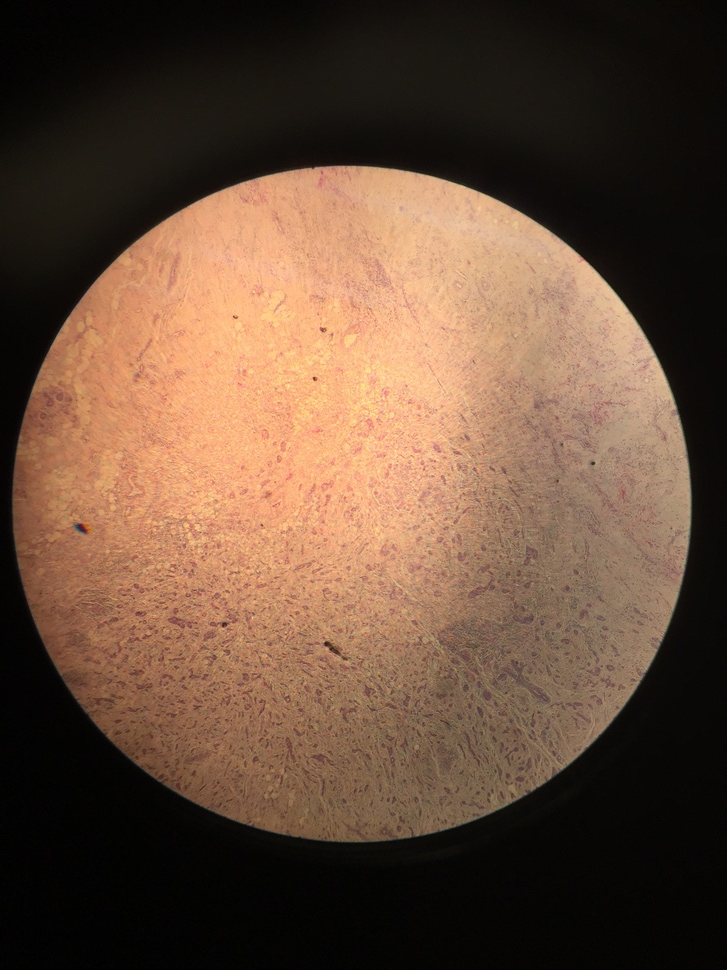
#> input picture images/Photos for Testing/Malignant/IMG_8989.JPG, 727 x 970 px, shrunk from 2448 x 3264 before the run; its folder holds only this picture in this run
$ python AutoCropper.py
#> lines starting #> are read from the running program, lines starting #| are printed output that depends on the picture; after the words box and inside, x2 and y2 are one past the last pixel; in counts of white or black regions, pixels touching at a corner belong together
import os, glob
import cv2
import numpy as np
from matplotlib import pyplot as plt

jpgImages = glob.glob("*.jpg")
pngImages = glob.glob("*.png")
images = jpgImages + pngImages

if len(images) < 1:
    print('No images to crop, program ending...')
    exit()

cwd = os.getcwd()
identifyFolder = cwd[::-1]
folder = ''

for c in identifyFolder:
    if c == '\\':
        break
    folder += c

folder = folder[::-1]

print(folder)
os.chdir('..')

folder = 'CroppedImages ' + folder

if not(os.path.isdir(folder)):
    os.mkdir(folder)
    os.chdir(folder)
else:
    os.chdir(folder)

outputDir = os.getcwd()

for imageFile in images:
    os.chdir(cwd)
    print('Found: ' + imageFile)
    image = cv2.imread(imageFile)
#> image is the input picture: shape (970, 727, 3); mean B, G, R 58, 76.1, 101.9
    image_src = image.copy()
    flat = cv2.cvtColor(image, cv2.COLOR_BGR2GRAY)
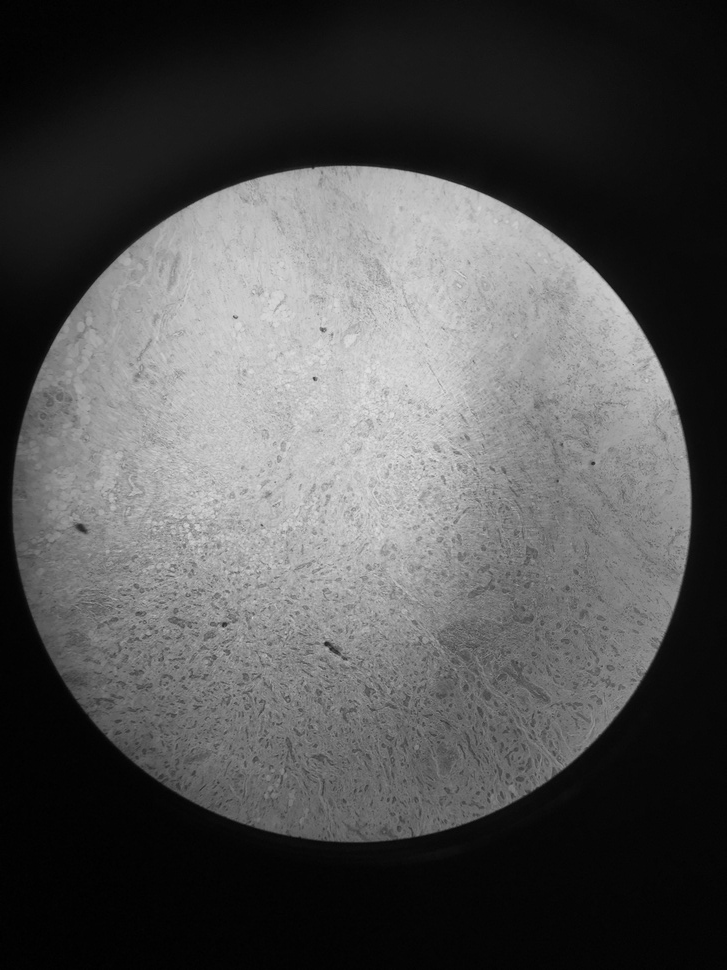
#> flat: shape (970, 727); min 0, max 230, mean 81.7
    _, thresh = cv2.threshold(flat, 40, 255, cv2.THRESH_BINARY_INV)
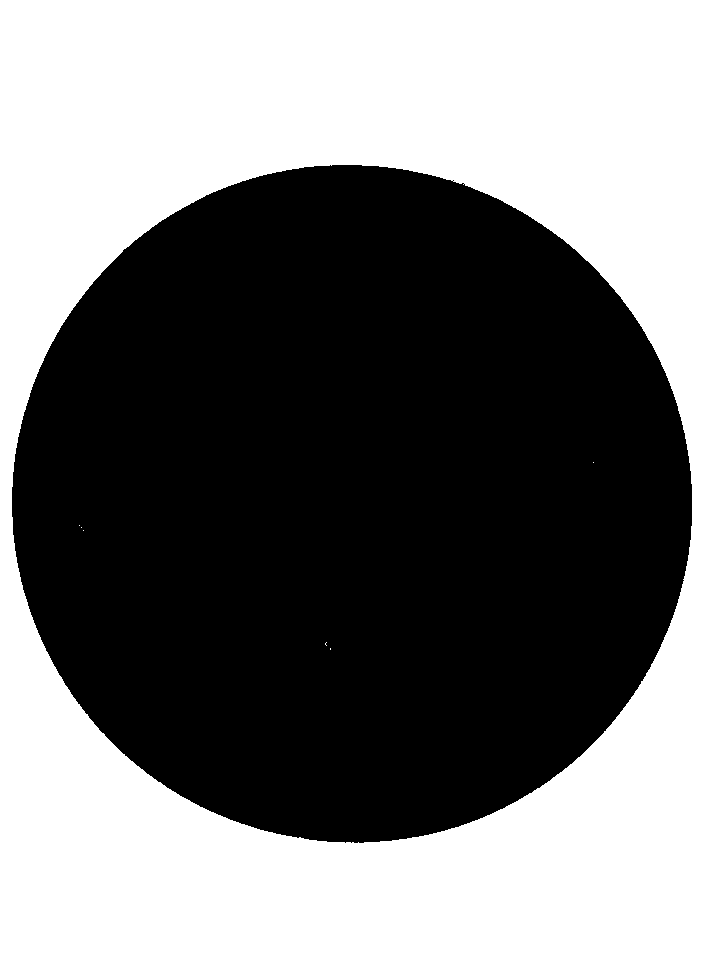
#> thresh: shape (970, 727); 48.7% white; 7 white regions (6 under 20 px), largest, box (x1, y1, x2, y2) and area: (0, 0, 727, 970) 343431
    mask = np.zeros_like(image)
    mask[:,:,0] = thresh
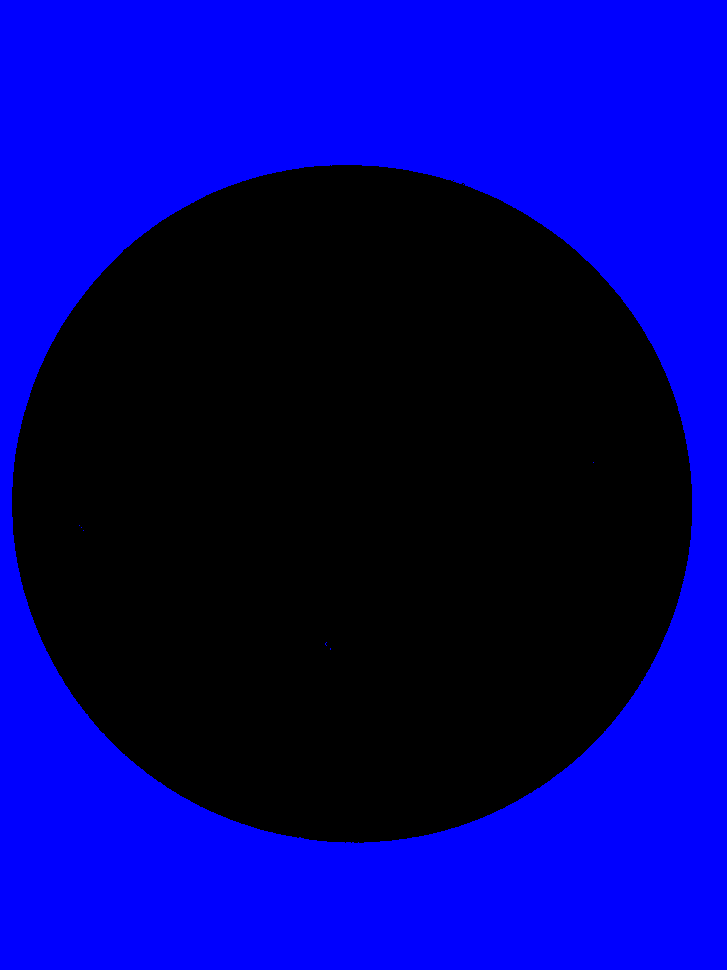
#> mask: shape (970, 727, 3); mean of channels 0, 1, 2 124.2, 0, 0; drawn as B, G, R
    mask[:,:,1] = thresh
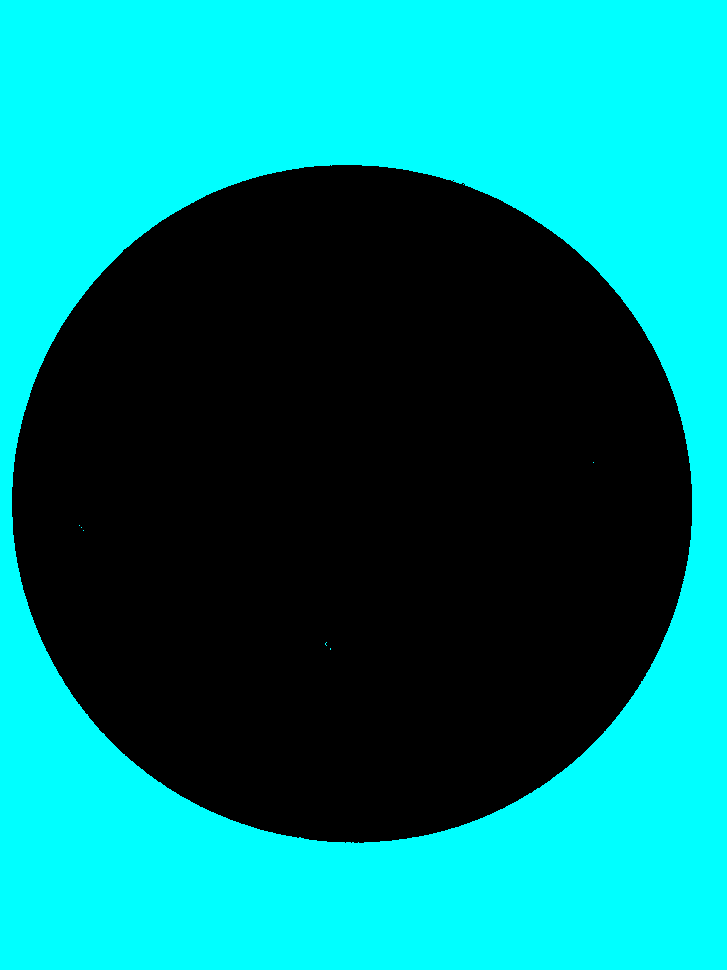
#> mask: shape (970, 727, 3); mean of channels 0, 1, 2 124.2, 124.2, 0; drawn as B, G, R
    mask[:,:,2] = thresh

    outImage = image | mask
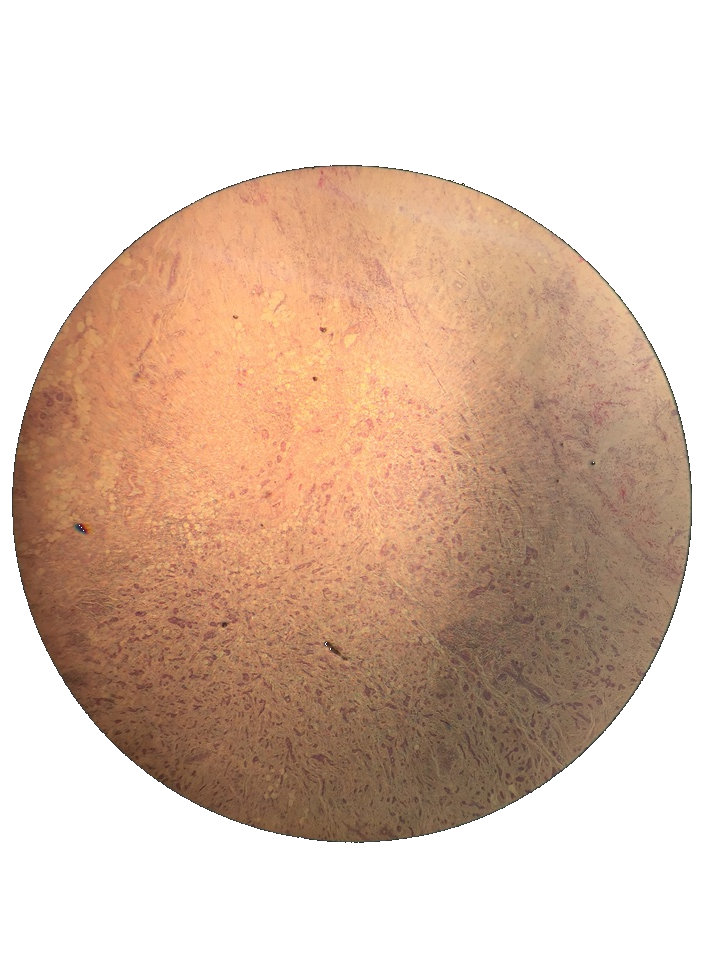
#> outImage: shape (970, 727, 3); mean B, G, R 178.4, 195.1, 220
    os.chdir(outputDir)
    cv2.imwrite(imageFile, outImage)

$ run again, on images/Photos for Testing/Malignant/IMG_8996.JPG
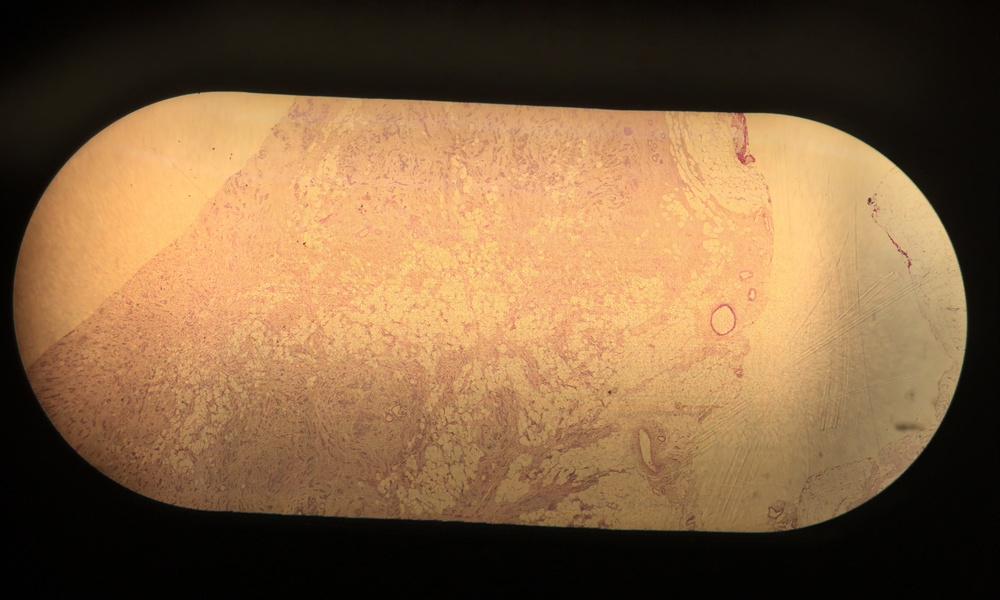
#> input picture images/Photos for Testing/Malignant/IMG_8996.JPG, 1000 x 600 px, shrunk from 5254 x 3150 before the run
#> image is the input picture: shape (600, 1000, 3); mean B, G, R 65, 97.5, 128.5
#> `_, thresh = cv2.threshold(flat, 40, 255, cv2.THRESH_BINARY_INV)`:
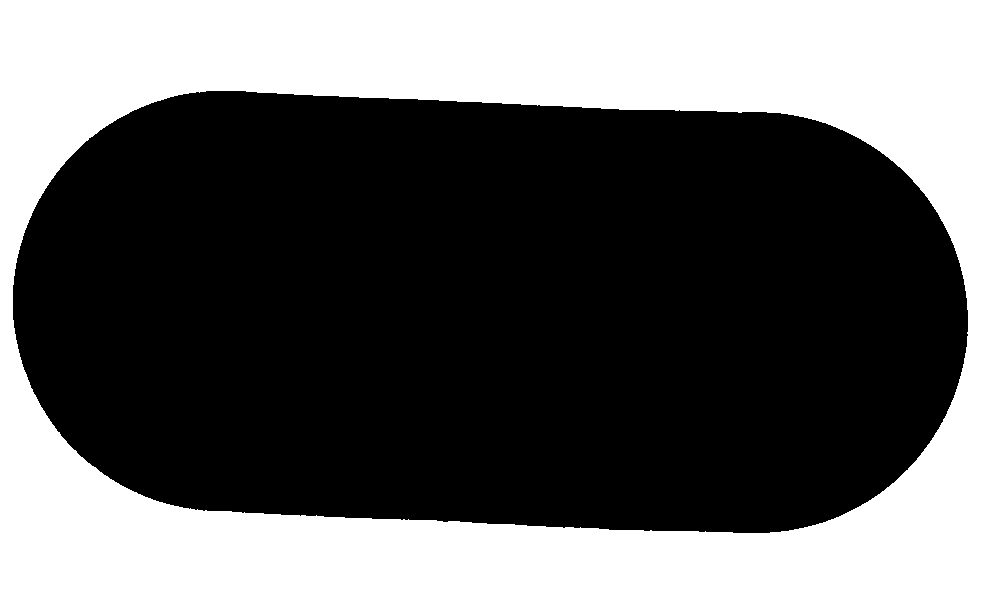
#> thresh: shape (600, 1000); 39.4% white; 1 white region, box (x1, y1, x2, y2) and area: (0, 0, 1000, 600) 236534
#> `outImage = image | mask`:
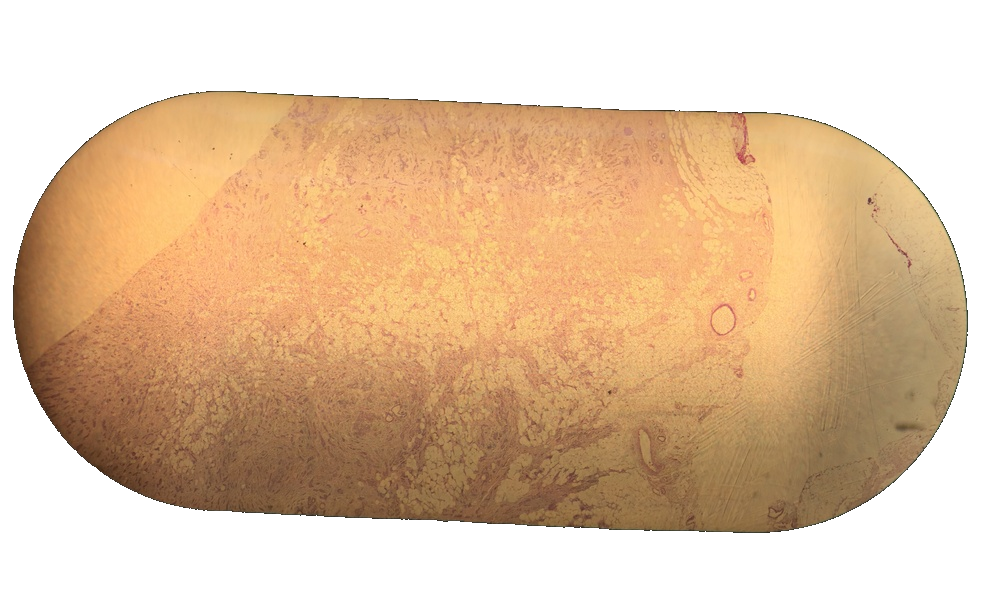
#> outImage: shape (600, 1000, 3); mean B, G, R 162.8, 193.5, 223.5

$ run again, on images/Photos for Testing/Malignant/IMG_8997.JPG
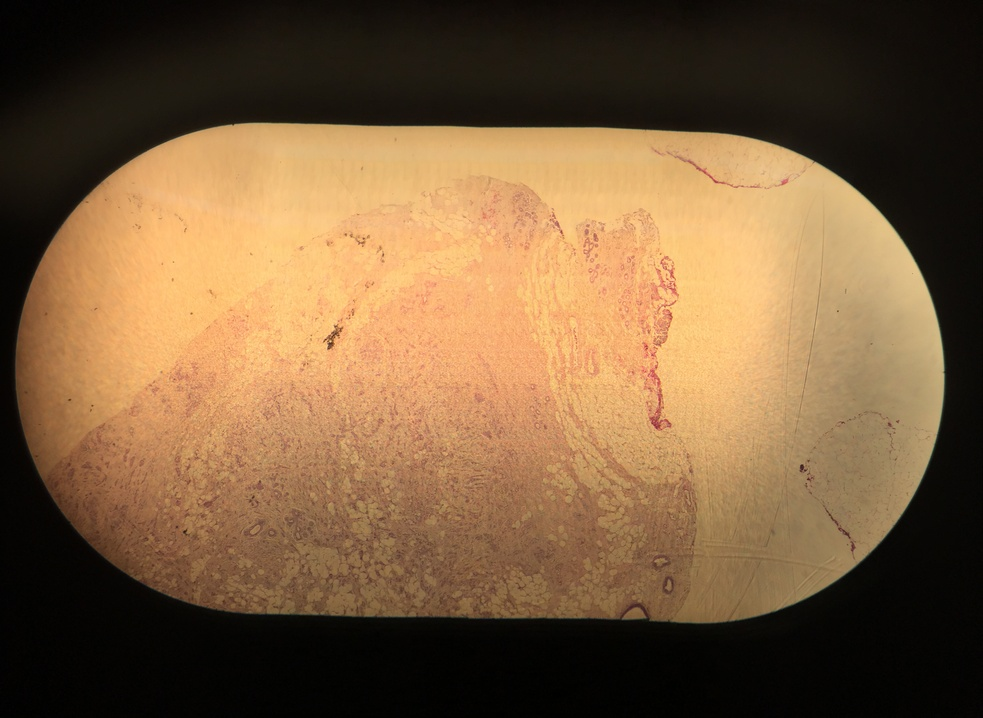
#> input picture images/Photos for Testing/Malignant/IMG_8997.JPG, 983 x 718 px, shrunk from 4410 x 3220 before the run
#> image is the input picture: shape (718, 983, 3); mean B, G, R 60.8, 92, 120.8
#> `_, thresh = cv2.threshold(flat, 40, 255, cv2.THRESH_BINARY_INV)`:
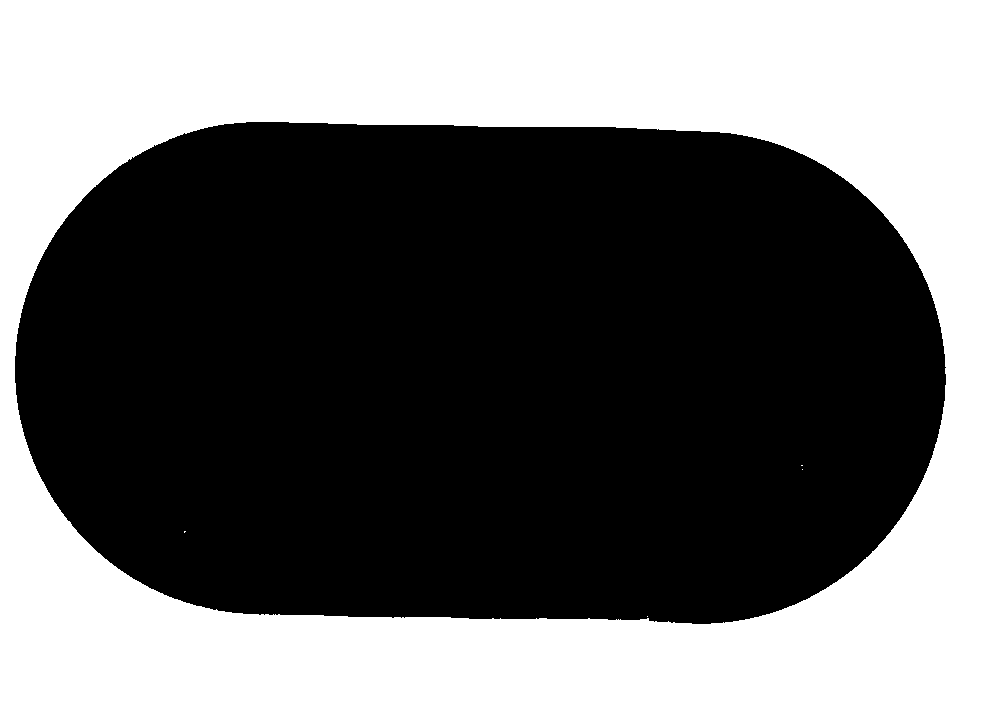
#> thresh: shape (718, 983); 42.5% white; 5 white regions (4 under 20 px), largest, box (x1, y1, x2, y2) and area: (0, 0, 983, 718) 300096
#> `outImage = image | mask`:
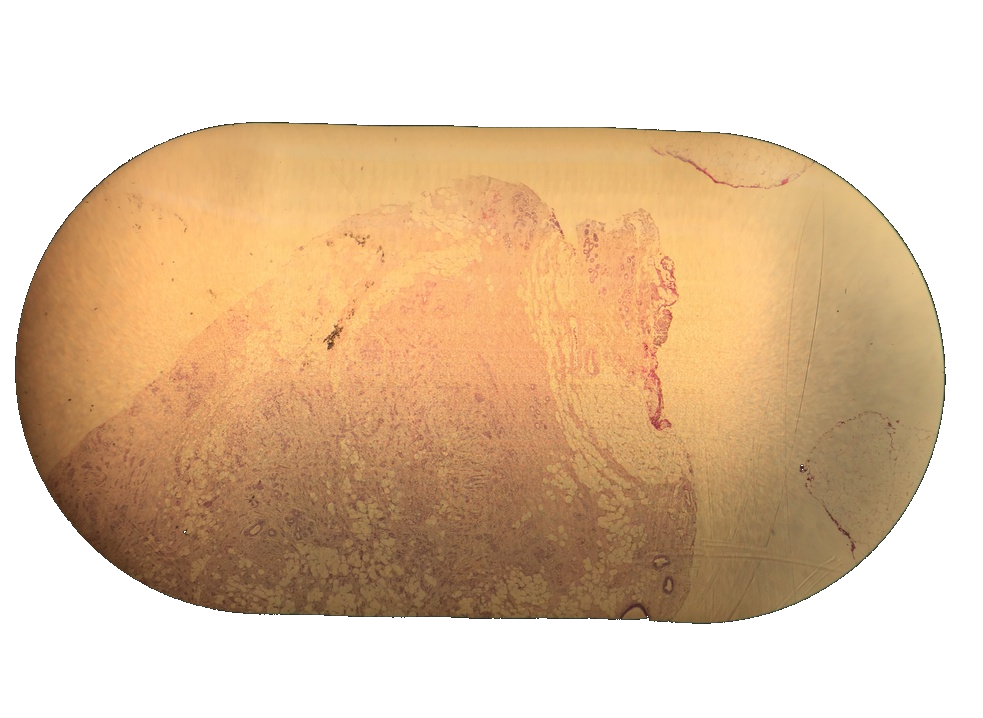
#> outImage: shape (718, 983, 3); mean B, G, R 166, 195.3, 223
